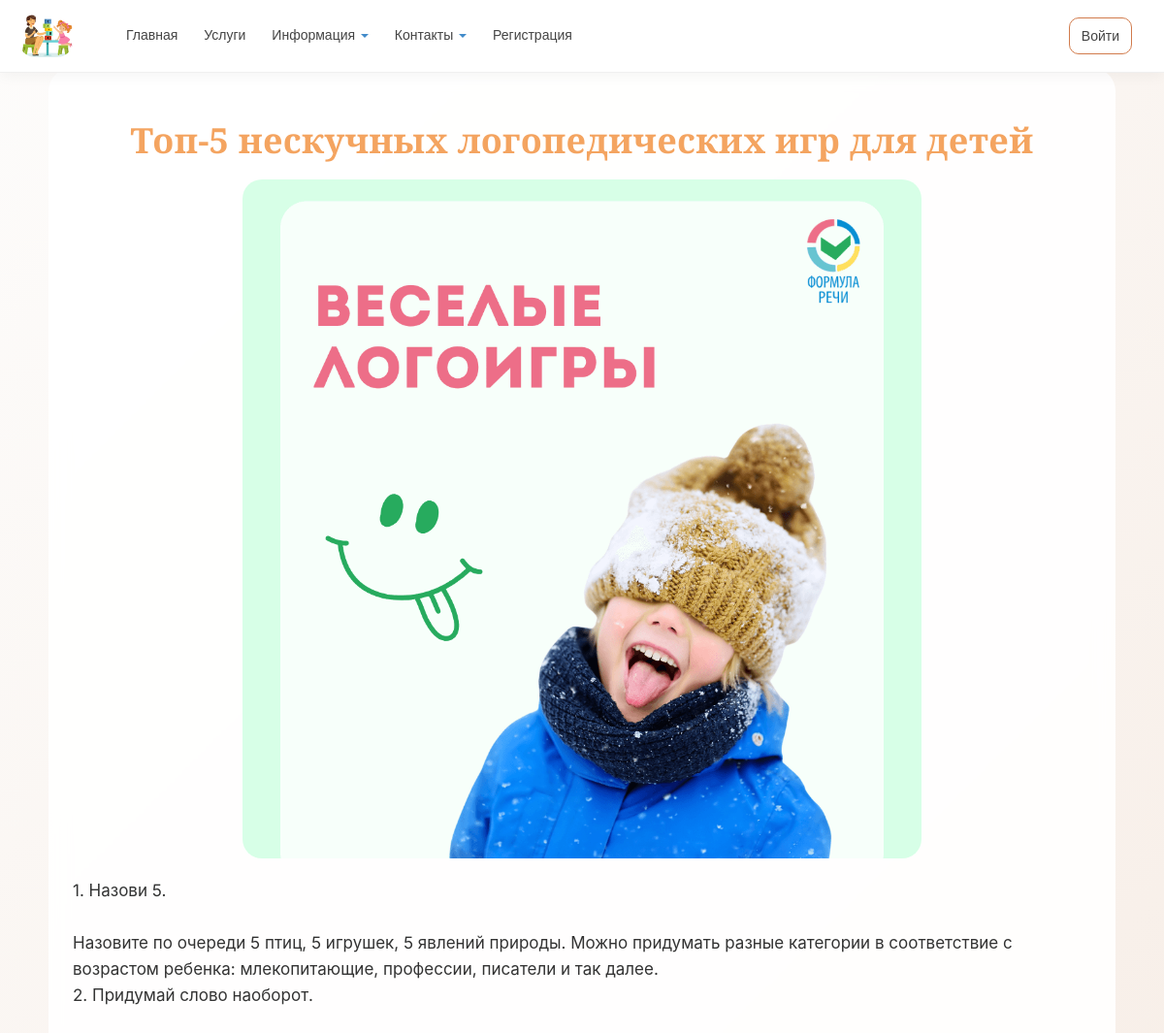
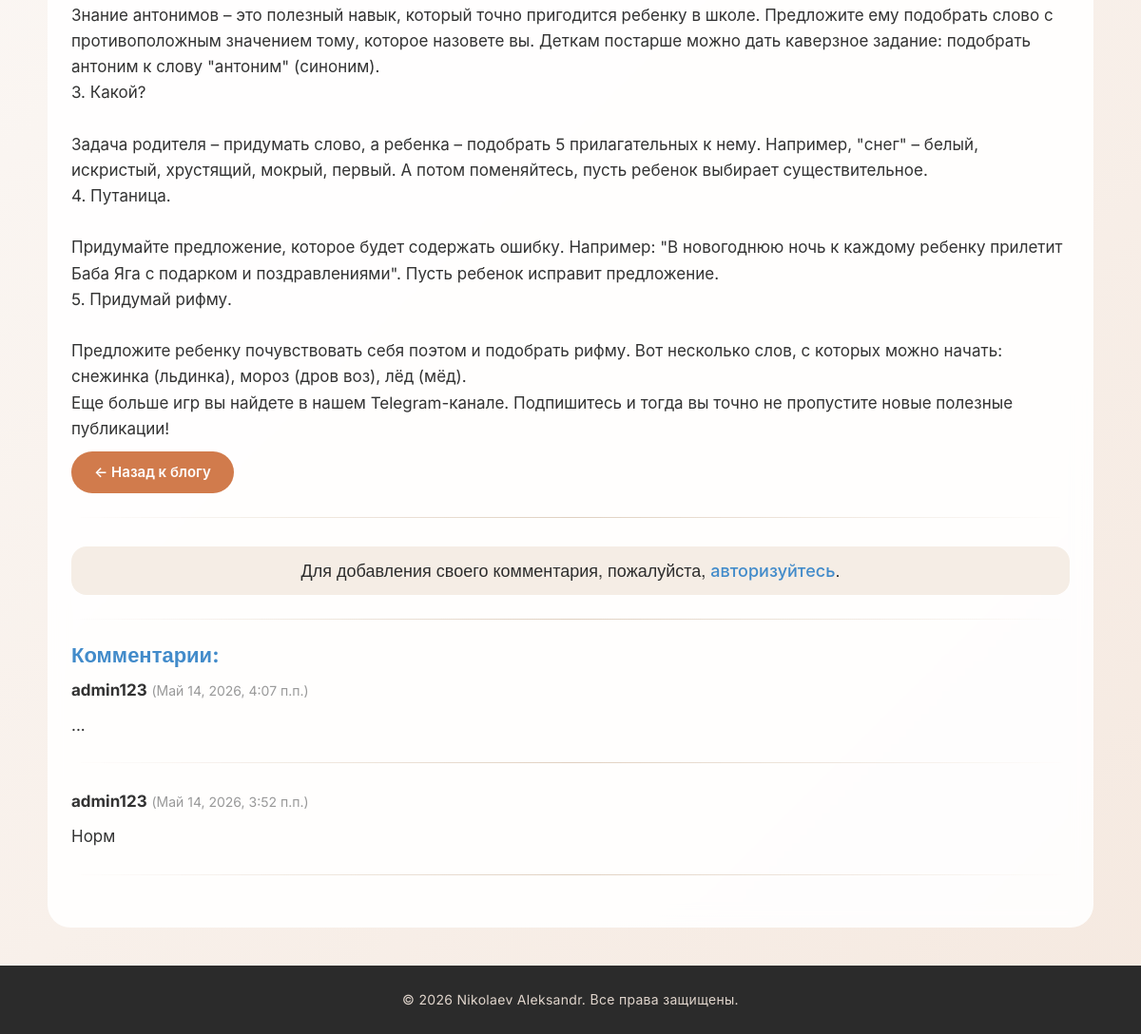
/blogpost/6/, run on the app's committed database (2 pictures, top to bottom).
### app/models.py (models this page shows, shortened)
class Blog(models.Model):
    title = models.CharField(max_length=100, unique_for_date = "posted", verbose_name="Заголовок")
    description = models.TextField(verbose_name="Краткое содержание")
    content = models.TextField(verbose_name="Полное содержание")
    posted = models.DateTimeField(default=datetime.now, db_index = True, verbose_name= "Опубликована")
    author = models.ForeignKey(User, null = True, blank = True, on_delete = models.SET_NULL, verbose_name="Автор")
    image = models.FileField(default = 'temp.jpg', verbose_name = "Путь к картинке")
    class Meta:
        db_table = "Posts"
        ordering = ["-posted"]
        verbose_name = "статья блога"
        verbose_name_plural = "cтатья блога"

class Comment(models.Model):
    text = models.TextField(verbose_name="Полное содержание")
    create_at = models.DateTimeField(default=datetime.now, db_index = True, verbose_name= "Дата добавления")
    author = models.ForeignKey(User, null=True, blank=True, on_delete=models.SET_NULL, verbose_name="Автор")
    post = models.ForeignKey(Blog, on_delete=models.CASCADE, verbose_name="Статья")
    class Meta:
        ordering = ["-create_at"]
        verbose_name = "Комментарий"
        verbose_name_plural = "Комментарии"

### app/views.py (the view)
# urls.py: path('blogpost/<int:parametr>/', views.blogpost, name='blogpost'),
def blogpost(request, parametr):
    assert isinstance(request, HttpRequest)
    post_1 = Blog.objects.get(id=parametr)
    comments = Comment.objects.filter(post=parametr)
    if request.method == "POST":
        form = CommentForm(request.POST)
        if form.is_valid():
            comment_f = form.save(commit=False)
            comment_f.author = request.user
            comment_f.date = datetime.now()
            comment_f.post = post_1
            comment_f.save()
            return redirect('blogpost', parametr=post_1.id)
    else:
        form = CommentForm()
    return render(
        request,
        'app/blog/blogpost.html',
        {
            'post_1': post_1,
            'year': datetime.now().year,
            'comments': comments,
            'form': form,
        }
    )

### app/templates/app/blog/blogpost.html
{% extends "app/layout.html" %}
{% load static %}
{% block content %}
<h2 class="title">{{ post_1.title }}</h2>
{% if post_1.image and post_1.image.url != '/media/temp.jpg' %}
<img class="img-blog" src="{{ post_1.image.url }}" alt="Картинка статьи блога" />
{% endif %}
{% autoescape off %}
<p> {{ post_1.content|linebreaksbr }} </p>
{% endautoescape %}
<a class="btn-base btn-brand mb-4" href="{% url 'blog' %}">← Назад к блогу</a>
<hr>
{% if user.is_authenticated %}
<h3 class="subtitle mt-4">Добавить комментарий</h3>
<form method="POST">
    {% csrf_token %}
    <div>
        {{ form.as_p }}
        <div class="text-right mt-3">
            <button type="submit" class="btn-base btn-green">
                Отправить комментарий
            </button>
        </div>
    </div>
</form>
{% else %}
<h4 class="material-note mt-4">
    Для добавления своего комментария, пожалуйста, <a href="{% url 'login' %}">авторизуйтесь</a>.
</h4>
{% endif %}
<hr>
<h3 class="subtitle mt-4">Комментарии:</h3>
{% for comment in comments %}
<div class="mb-3">
    <h5 class="description">
        <b>{{ comment.author }}</b>
        <span class="text-muted" style="font-size: 14px;">({{ comment.create_at }})</span>
    </h5>
    <p class="description">{{ comment.text|linebreaks }}</p>
</div>
<hr>
{% empty %}
<p class="description">Комментариев пока нет. Будьте первым!</p>
{% endfor %}
{% endblock %}

### app/static/app/content/site.css (style rules this page uses)
* { margin: 0; padding: 0; box-sizing: border-box; font-family: 'Inter', -apple-system, BlinkMacSystemFont, 'Segoe UI', Roboto, sans-serif; }
body { font-weight: 400; background: linear-gradient(135deg, #fdfcfb 0%, #f5e9e0 100%); display: flex; flex-direction: column; min-height: 100vh; padding-top: 70px; color: #2d2d2d; line-height: 1.6; }
.title { font-family: 'Playfair Display', serif; font-weight: 700; text-align: center; margin: 25px 0 20px; color: sandybrown; font-size: 36px; letter-spacing: 0.3px; }
.subtitle { font-family: 'Inter', sans-serif; font-size: 22px; font-weight: 700; margin: 18px 0 10px; color: #428bca; transition: color 0.3s ease; }
p, .description, li { font-size: 17px; font-weight: 400; line-height: 1.6; color: #333; }
img { max-width: 100%; height: auto; border-radius: 16px; }
.img-blog { max-width: 700px; width: 100%; display: block; margin: 20px auto; border-radius: 20px; }
.btn-base { border: none; padding: 10px 24px; border-radius: 30px; font-weight: 600; font-size: 15px; cursor: pointer; transition: all 0.2s ease; text-decoration: none; display: inline-block; text-align: center; }
.btn-brand { background: #d17b4c; color: white !important; }
a { text-decoration: none; }
hr { border: 0; height: 1px; background: linear-gradient(to right, transparent, #e0d0c0, transparent); margin: 25px 0; }
.material-note { background: #f5ede5; padding: 15px 25px; border-radius: 16px; text-align: center; margin-top: 30px; font-weight: 500; }

### data on the page
Blog: title "Топ-5 нескучных логопедических игр для детей", image (picture), content "1. Назови 5. Назовите по очереди 5 птиц, 5 игрушек, 5 явлений природы. Можно придумать разные категории в соответствие с возрастом ребенка: млекопитающие, профессии, писатели и так далее. 2. Придумай слово наоборот. Знание антонимов – это полезный навык, который точно пригодится ребенку в школе. Предложите ему подобрать слово с противоположным значением тому, которое назовете вы. Деткам постарше можно дать каверзное задание: подобрать антоним к слову \"антоним\" (синоним). 3. Какой? Задача родителя – придумать слово, а ребенка – подобрать 5 прилагательных к нему. Например, \"снег\" – белый, искристый, хрустящий, мокрый, первый. А потом поменяйтесь, пусть ребенок выбирает существительное. 4.…"
Comment: author "admin123", create_at "Май 14, 2026, 4:07 п.п.", text "..."
Comment: author "admin123", create_at "Май 14, 2026, 3:52 п.п.", text "Норм"
